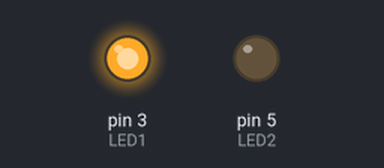
The sketch below on a simulated Arduino Uno, built with avr-gcc and run on an emulated ATmega328P. Shown: output pins drawn as LEDs (lit = HIGH).

Above: at 0.2 s.
At 2.7 s:
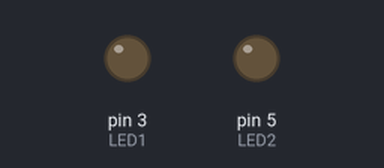
At 4.5 s:
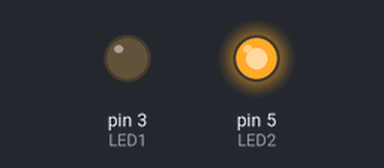
Timing chart, 0 to 7.8 s (numbered marks = the images above):
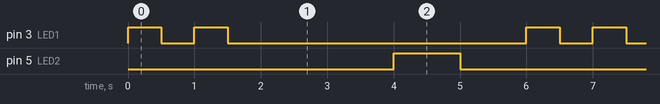

Measured:
- by itself, pin 3 (LED1): repeats every 6.0 s: HIGH 0.50 s, LOW 4.5 s, HIGH 0.50 s, LOW 0.50 s
- by itself, pin 5 (LED2): alternates HIGH for 1.0 s and LOW for 5.0 s
- by itself, everything shown: repeats every 6.0 s, in 6 steps

The sketch:

part2.ino
```cpp
// Define Pins
#define LED1 3
#define LED2 5

void setup()
{
pinMode(LED1, OUTPUT);
pinMode(LED2, OUTPUT);
digitalWrite(LED1, HIGH); // Set LED off at start
digitalWrite(LED2, LOW);
}

// main loop
void loop()
{
// Cycle LED1
digitalWrite(LED1, HIGH);
delay(500);
digitalWrite(LED1, LOW);
delay(500);

digitalWrite(LED1, HIGH);
delay(500);
digitalWrite(LED1, LOW);
delay(500);

// Cycle LED2digitalWrite(LED2, HIGH);
delay(1000);
digitalWrite(LED2, LOW);
delay(1000);

digitalWrite(LED2, HIGH);
delay(1000);
digitalWrite(LED2, LOW);
delay(1000);
}
```
